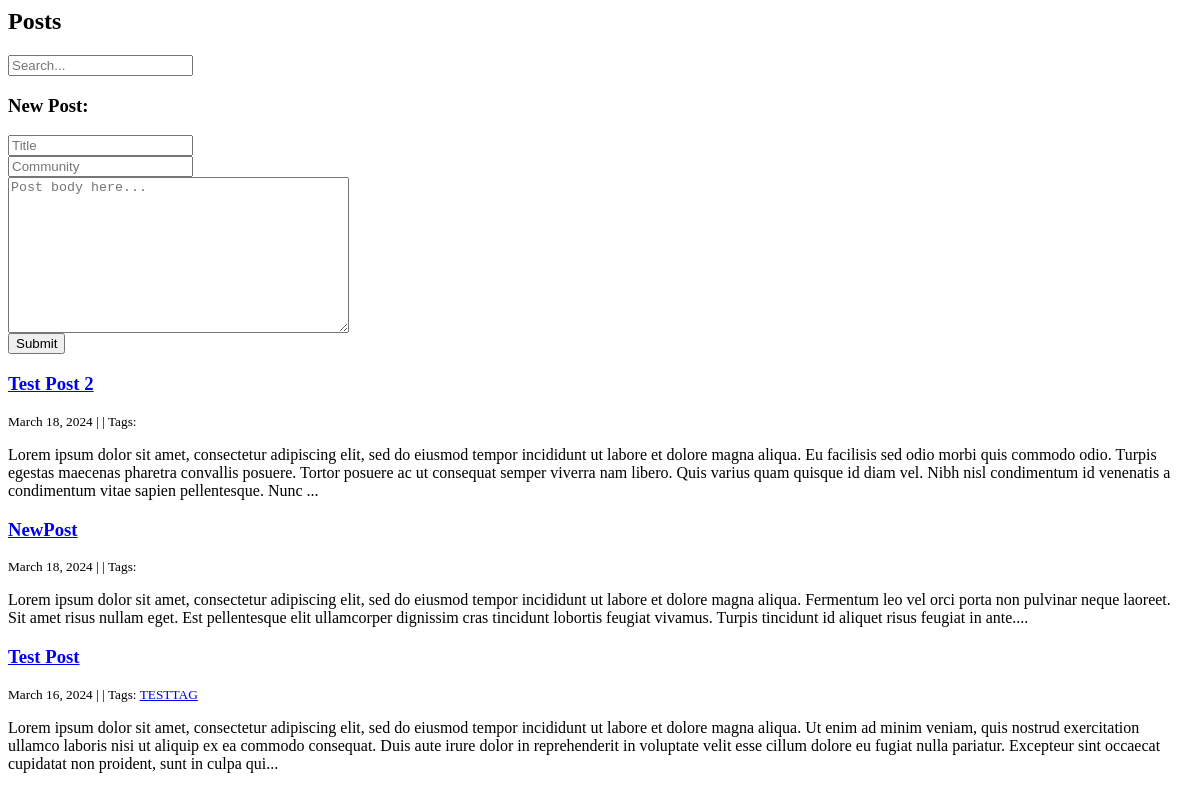
Page /post/ on the earlier database version.
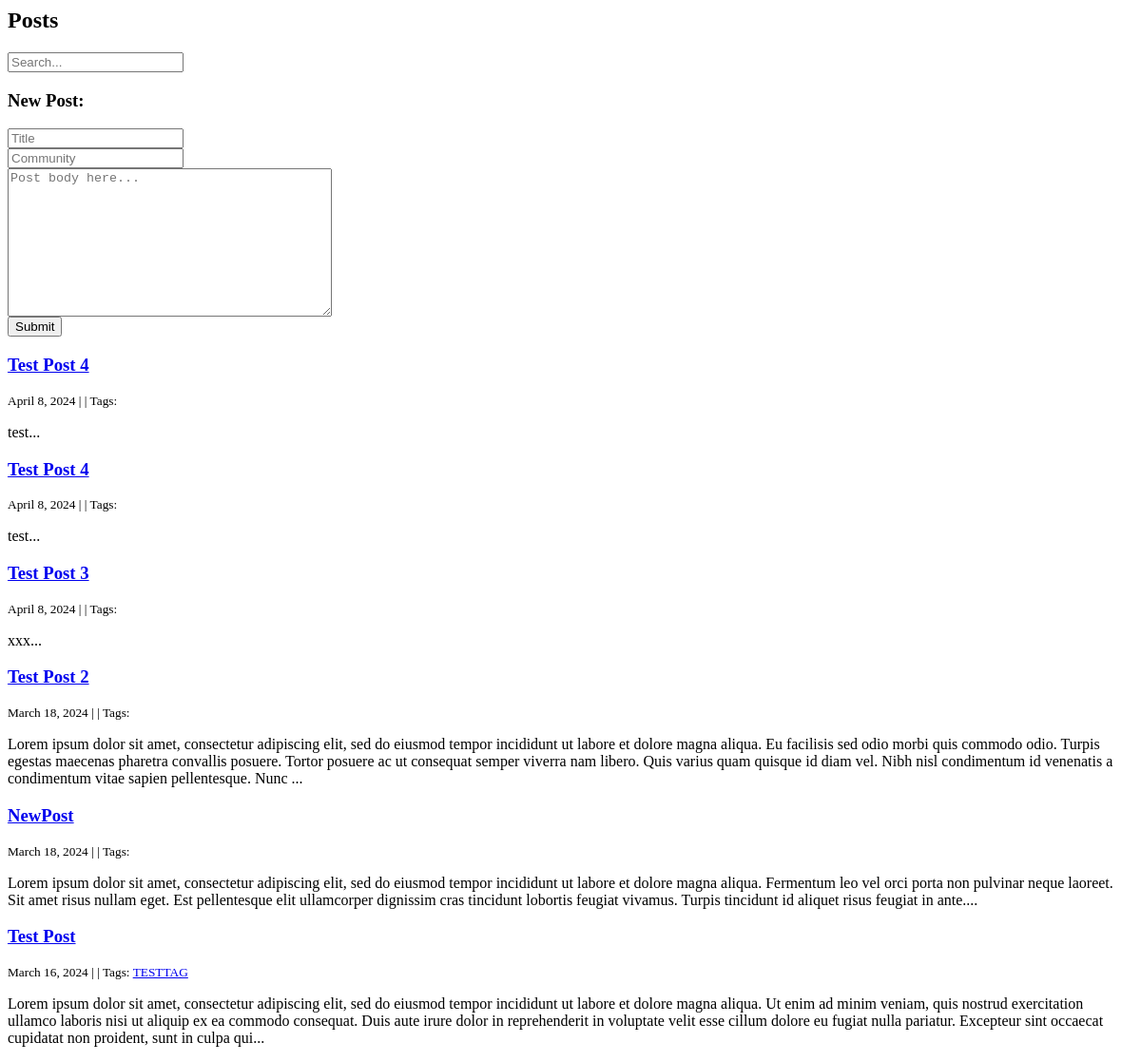
Same page on the later database version.
### Main/models.py (models this page shows, shortened)
class Post(models.Model):
    username = models.ForeignKey(User, on_delete=models.CASCADE)
    email = models.CharField(max_length=128)
    post_title = models.CharField(max_length=128)
    post_community = models.CharField(max_length=128)
    post_body = models.TextField()
    created_on = models.DateTimeField(auto_now_add=True)
    last_modified = models.DateTimeField(auto_now=True)
    tags = models.ManyToManyField("Tag", related_name="posts")

class Tag(models.Model):
    name = models.CharField(max_length=30)
    USERNAME_FIELD = 'username'
    REQUIRED_FIELDS = ['password']

### Main/views.py (the view, shortened to what this page needs)
# urls.py: path('post/', views.post_index, name="post_index"),
def post_index(request):
    posts = Post.objects.all().order_by("-created_on")
    form = PostForm()
    context = {
        "posts": posts,
        "form": PostForm(),
    }
    return render(request, "index.html", context)

### Main/forms.py
class PostForm(forms.ModelForm):
    class Meta:
        model = Post
        fields = ['post_title', 'post_community', 'post_body']
        widgets = {
            'post_title': forms.TextInput(attrs={"class": "form-control", "placeholder": "Title"}),
            'post_community': forms.TextInput(attrs={"class": "form-control", "placeholder": "Community"}),
            'post_body': forms.Textarea(attrs={"class": "form-control", "placeholder": "Post body here..."}),
        }

### templates/index.html (shortened to what this page needs)
{% block page_title %}
    <h2>Posts</h2>
{% endblock page_title %}
<form action="{% url 'search_results'%}" method="get">
    <input name="q" type="text" placeholder="Search...">
</form>
{% block page_content %}
    {% block posts %}
        <h3>New Post:</h3><form method="post">
            <div>
                {{ form.post_title }}
            </div>
            <div>
                {{ form.post_community }}
            </div>
            <div>
                {{ form.post_body }}
            </div>
            <button type="submit" class="btn btn-primary">Submit</button>
        </form>
        {% for post in posts %}
            <h3><a href="{% url 'post_detail' post.pk %}">{{ post.post_title }}</a></h3>
            <small>
                {{ post.created_on.date }} |
                 | Tags:
                {% for tag in post.tags.all %}
                    <a href="{% url 'post_tag' tag.name %}">
                        {{ tag.name }}
                    </a>
                {% endfor %}
            </small>
            <p>{{ post.post_body | slice:":400" }}...</p>
        {% endfor %}
    {% endblock posts %}
{% endblock page_content %}

Differences in the rows shown:
added Post: post_title "Test Post 4", created_on "April 8, 2024", post_body "test"
added Post: post_title "Test Post 4", created_on "April 8, 2024", post_body "test"
added Post: post_title "Test Post 3", created_on "April 8, 2024", post_body "xxx"
